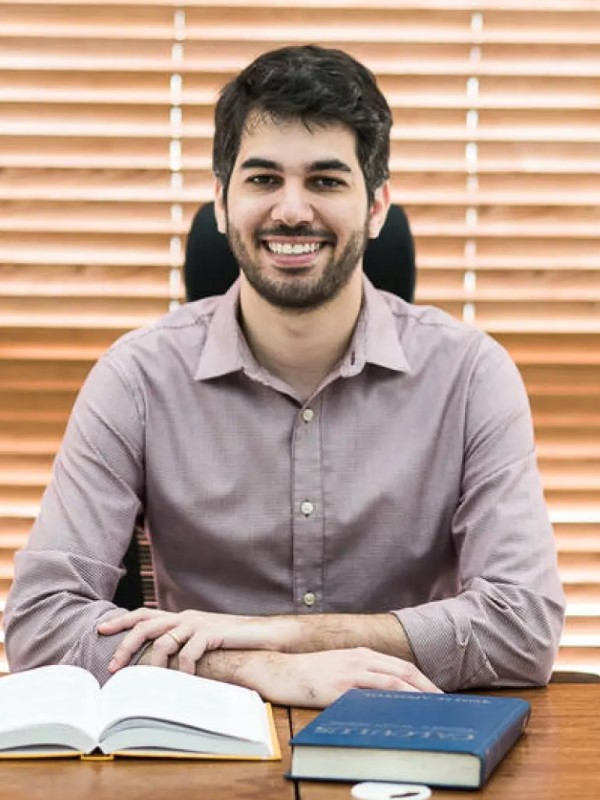
#> input picture FaceMorph/yuri.jpg, 600 x 800 px
$ python triangulacao.py
#> lines starting #> are read from the running program, lines starting #| are printed output that depends on the picture; after the words box and inside, x2 and y2 are one past the last pixel; in counts of white or black regions, pixels touching at a corner belong together
import cv2
import numpy as np
import random

# Check if a point is inside a rectangle
def rect_contains(rect, point) :
    if point[0] < rect[0] :
        return False
    elif point[1] < rect[1] :
        return False
    elif point[0] > rect[2] :
        return False
    elif point[1] > rect[3] :
        return False
    return True

# Draw a point
def draw_point(img, p, color ) :
    cv2.circle( img, p, 2, color, 0 )


# Draw delaunay triangles
def draw_delaunay(img, subdiv, delaunay_color ) :

    triangleList = subdiv.getTriangleList();
    size = img.shape
    r = (0, 0, size[1], size[0])


    for t in triangleList :

        pt1 = (t[0], t[1])
        pt2 = (t[2], t[3])
        pt3 = (t[4], t[5])

        if rect_contains(r, pt1) and rect_contains(r, pt2) and rect_contains(r, pt3) :

            cv2.line(img, pt1, pt2, delaunay_color, 1, 0)
            cv2.line(img, pt2, pt3, delaunay_color, 1,  0)
            cv2.line(img, pt3, pt1, delaunay_color, 1,  0)


if __name__ == '__main__':

    # Define window names
    win_delaunay = "Delaunay Triangulation"


    # Define colors for drawing.
    delaunay_color = (255,255,255)
    points_color = (0, 0, 255)

    # Read in the image.
    img = cv2.imread("yuri.jpg");
#> img is the input picture: shape (800, 600, 3); mean B, G, R 144.8, 158.6, 183.8

    # Rectangle to be used with Subdiv2D
    size = img.shape
#> size = (800, 600, 3)
    rect = (0, 0, size[1], size[0])
#> rect = (0, 0, 600, 800)

    # Create an instance of Subdiv2D
    subdiv = cv2.Subdiv2D(rect);

    # Create an array of points.
    points = [];

    # Read in the points from a text file
    with open("yuri.jpg.txt") as file :
#> (reads FaceMorph/yuri.jpg.txt from the repository)
        for line in file :
            x, y = line.split()
            points.append((int(x), int(y)))

    for p in points :
        subdiv.insert(p)


    # Draw delaunay triangles
    draw_delaunay( img, subdiv, (0, 0, 255) );
#> after the loop in draw_delaunay, `for t in triangleList :`:
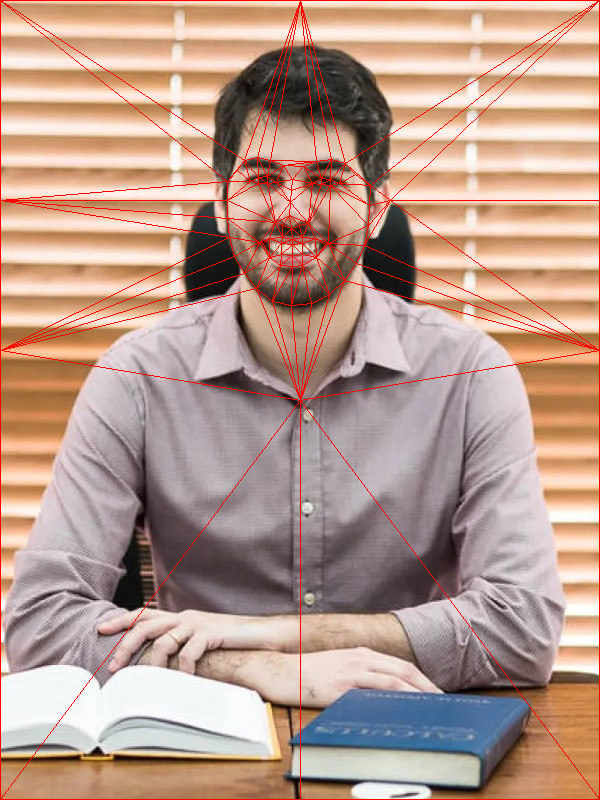
#> img: shape (800, 600, 3); 2.78% of pixels changed, all inside (x1, y1, x2, y2) = (0, 0, 600, 800)

    # Draw points
    for p in points :
        draw_point(img, p, (0,0,255))
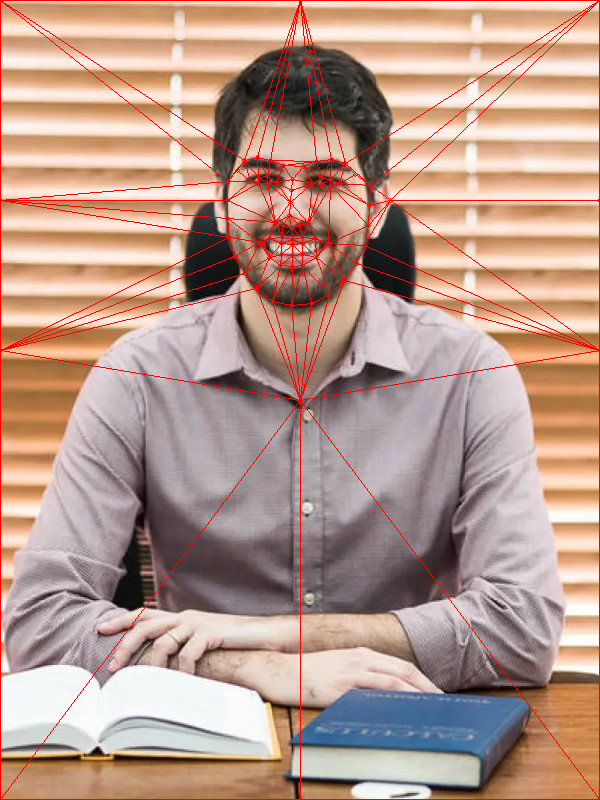
#> img: shape (800, 600, 3); 0.06% of pixels changed, all inside (x1, y1, x2, y2) = (1, 1, 599, 799)


    # Show results
    cv2.imshow(win_delaunay,img)
    cv2.waitKey(0)
    cv2.imwrite('Yuri_triangulacao.jpg',img)
